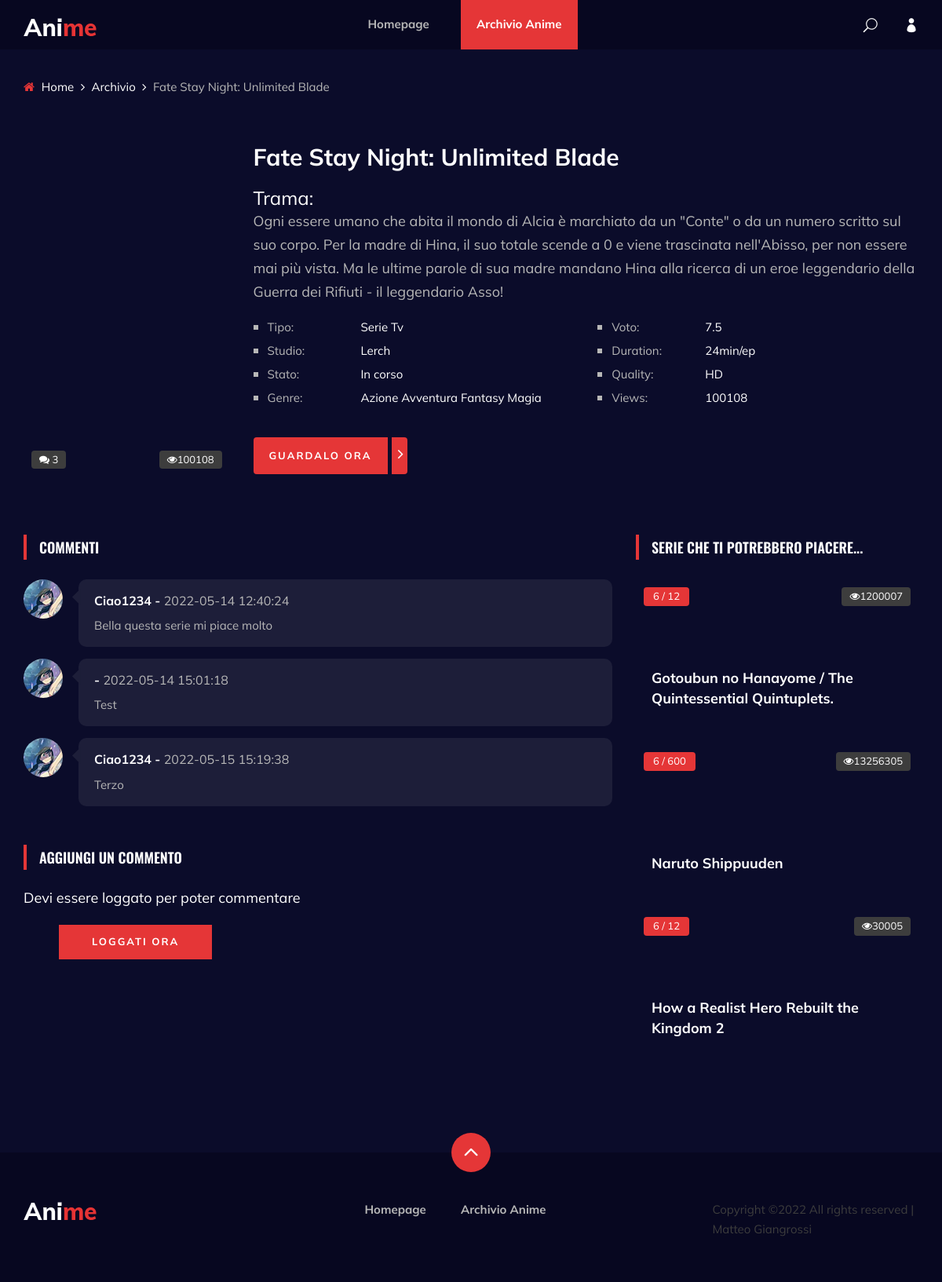
Screenshot of /anime-details.php?id=1 with the database file from the repository.
### tables this page shows
CREATE TABLE `serie` (
  `id` int(11) NOT NULL,
  `nome` varchar(100) DEFAULT NULL,
  `tipo` varchar(20) DEFAULT NULL,
  `trama` varchar(9999) DEFAULT NULL,
  `rilascio` varchar(20) DEFAULT NULL,
  `stato` varchar(20) DEFAULT NULL,
  `voto` varchar(20) DEFAULT NULL,
  `studio` varchar(100) DEFAULT NULL,
  `commenti` int(11) DEFAULT NULL,
  `durata` varchar(20) DEFAULT NULL,
  `qualità` varchar(20) DEFAULT NULL,
  `views` int(11) DEFAULT NULL,
  `immagine` varchar(400) DEFAULT NULL,
  `numEpisodi` int(11) NOT NULL
);

CREATE TABLE `img` (
  `id` int(11) NOT NULL,
  `img` varchar(30) DEFAULT NULL
);

CREATE TABLE `commento` (
  `id` int(11) NOT NULL,
  `commento` varchar(300) DEFAULT NULL,
  `nome` varchar(50) DEFAULT NULL,
  `data` datetime DEFAULT NULL,
  `fkSerie` int(11) DEFAULT NULL
);

### anime-details.php (the view, shortened to what this page needs)
<!DOCTYPE html>
<html lang="zxx">
<?php
$id= $_GET["id"];
			$mydb = new mysqli(SERVER, UTENTE, PASSWORD, DATABASE);
?>
<head>
    <link rel="stylesheet" href="css/bootstrap.min.css" type="text/css">
    <link rel="stylesheet" href="css/font-awesome.min.css" type="text/css">
    <link rel="stylesheet" href="css/elegant-icons.css" type="text/css">
    <link rel="stylesheet" href="css/plyr.css" type="text/css">
    <link rel="stylesheet" href="css/nice-select.css" type="text/css">
    <link rel="stylesheet" href="css/owl.carousel.min.css" type="text/css">
    <link rel="stylesheet" href="css/slicknav.min.css" type="text/css">
    <link rel="stylesheet" href="css/style.css" type="text/css">
</head>
<body>
    <?php
        $query2 = "UPDATE serie SET views = views +1 WHERE id =".$id;
        $views = $mydb->query($query2);
    $query1 = "SELECT * FROM serie WHERE id =".$id;
    $risultato1 = $mydb->query($query1);
    if($risultato1->num_rows > 0){
        while($qu1 = $risultato1->fetch_assoc()){
            $immagine = $qu1['immagine'];
            $nome = $qu1['nome'];
            $trama = $qu1['trama'];
            $stato = $qu1['stato'];
            $voto = $qu1['voto'];
            $durata = $qu1['durata'];
            $qualita = $qu1['qualità'];
            $tipo = $qu1['tipo'];
            $studio = $qu1['studio'];
            $views = $qu1["views"];
        }
    }
    ?>
    <header class="header">
        <div class="container">
            <div class="row">
                <div class="col-lg-2">
                    <div class="header__logo">
                    <a href="./index.php">
                            <img src="img/logo.png" alt=""></a>
                    </div>
                </div>
                <div class="col-lg-8">
                    <div class="header__nav">
                        <nav class="header__menu mobile-menu">
                            <ul>
                                <li><a href="./index.php">Homepage</a></li>
                                <li class="active"><a href="./categories.php">Archivio Anime</a>
                            </ul>
                        </nav>
                    </div>
                </div>
                <div class="col-lg-2">
                    <div class="header__right">
                    <?php
                    if(isset($_SESSION["id"])){
			        ?>
                    <span><a href="#" class="search-switch"><span class="icon_search"></span></a>
                    <a href="./login.php"><span class="icon_profile"></span></a>
                    </div>
                    <?php }else{?>
                        <a href="#" class="search-switch"><span class="icon_search"></span></a>
                        <a href="./login.php"><span class="icon_profile"></span></a>
                        <?php }?></div>
                </div>
            </div>
        </div>
    </header>
    <div class="breadcrumb-option">
        <div class="container">
            <div class="row">
                <div class="col-lg-12">
                    <div class="breadcrumb__links">
                        <a href="./index.php"><i class="fa fa-home"></i> Home</a>
                        <a href="./categories.php">Archivio</a>
                        <?php echo "<span>".$nome."</span>";?>
                    </div>
                </div>
            </div>
        </div>
    </div>
    <section class="anime-details spad">
        <div class="container">
            <div class="anime__details__content">
                <div class="row">
                    <div class="col-lg-3">
                        <?php
                      echo" <div class='anime__details__pic set-bg' data-setbg=".$immagine.">"?>
                                        <?php $query28 ="SELECT COUNT(commento.id)as id FROM commento INNER JOIN serie on serie.id = commento.fkSerie WHERE serie.id = ".$id."";
                                        $risultato28 = $mydb->query($query28);
                                        if($risultato28->num_rows > 0){
                                            while($qu28 = $risultato28->fetch_assoc()){
                                                echo "<div class='comment'><i class='fa fa-comments'></i> ".$qu28["id"]."</div>";
                                            }
                                        }?>
                            <?php echo "<div class='view'><i class='fa fa-eye'></i>".$views."</div>"; ?>
                        </div>
                    </div>
                    <div class="col-lg-9">
                        <div class="anime__details__text">
                            <div class="anime__details__title"><?php
                               echo" <h3>".$nome."</h3>" ?>
                            </div>
                            <h4><font color="white">Trama: </font></h4>
                            <?php echo "<p>".$trama."</p>"?>
                            <div class="anime__details__widget">
                                <div class="row">
                                    <div class="col-lg-6 col-md-6">
                                        <ul><?php
                                            echo "<li><span>Tipo:</span> ".$tipo."</li>
                                            <li><span>Studio:</span> ".$studio."</li>
                                            <li><span>Stato:</span> ".$stato."</li>
                                            <li><span>Genre:</span> ";
                                            $query2 = "SELECT genere.nome FROM serie INNER JOIN fkdoppio on fkdoppio.fkSerie = serie.id INNER JOIN genere on fkdoppio.fkGenere = genere.id WHERE serie.id =".$id." GROUP BY genere.id";
                                            $risultato2 = $mydb->query($query2);
                                            if($risultato2->num_rows > 0){
                                                while($qu2 = $risultato2->fetch_assoc()){
                                                    $genere = $qu2['nome'];
                                                    echo $genere." ";
                                                }
                                            }"</li>
                                        </ul>"?>
                                    </div>
                                    <div class="col-lg-6 col-md-6">
                                        <ul><?php
                                            echo "<li><span>Voto:</span> ".$voto."</li>
                                            <li><span>Duration:</span> ".$durata."</li>
                                            <li><span>Quality:</span> ".$qualita."</li>
                                            <li><span>Views:</span> ".$views."</li>
                                        </ul> "?>
                                    </div>
                                </div>
                            </div>
                            <div class="anime__details__btn">
                            <?php echo "<a href='./anime-watching.php?id=".$id."' class='watch-btn'><span>Guardalo ora</span> <i class='fa fa-angle-right'></i></a>";?>
                                </div>
                            </div>
                        </div>
                    </div>
                </div>
                <div class="row">
                    <div class="col-lg-8 col-md-8">
                        <div class="anime__details__review">
                            <div class="section-title">
                                <h5>Commenti</h5>
                            </div>
                            <?php $query8 = "SELECT commento.nome,commento.commento,commento.data,commento.fkSerie FROM serie INNER JOIN commento on commento.fkSerie = serie.id WHERE serie.id =".$id."";
                                            $risultato8 = $mydb->query($query8);
                                            if($risultato8->num_rows > 0){
                                                while($qu8 = $risultato8->fetch_assoc()){
                                                    $nomeCommento = $qu8['nome'];
                                                    $commento = $qu8['commento'];
                                                    $data = $qu8['data'];
                                                ?>
                                                <div class='anime__review__item'>
                                                    <div class='anime__review__item__pic'>
                                                    <?php $query3218 = "SELECT * FROM img ORDER BY RAND() LIMIT 0,1";
                                            $risultato3218 = $mydb->query($query3218);
                                            if($risultato3218->num_rows > 0){
                                                while($qu3218 = $risultato3218->fetch_assoc()){
                                                    echo "<img src='".$qu3218["img"]."' alt=''>";
                                                }
                                            } ?>
                                                </div>
                                                    <div class='anime__review__item__text'><?php
                                                        echo "<h6>".$nomeCommento." - <span>".$data."</span></h6>";
                                                        echo "<p>".$commento."</p>"?>
                                                   </div>
                                                </div>
                                                <?php }
                                            }?>
</div>
                        <div class="anime__details__form">
                            <div class="section-title">
                                <h5>Aggiungi un commento</h5>
                            </div>
                            <?php if(isset($_SESSION["id"])){?>
                            <?php echo "<form id='commento' name='commento' method='post' action='commento.script.php?id=".$id."'>"; ?>
                                <textarea name="commento" placeholder="Commento"></textarea>
                                <button type="submit" name="submit" value="commento"><i class="fa fa-location-arrow"></i> Invia</button>
                            </form>
                            <?php }else{
                             echo "<h5 style = color:WHITE;>Devi essere loggato per poter commentare</h5> <div class='col-lg-6'>
                             <div class='login__register'><br><a href='login.php' class='primary-btn'>Loggati ora</a></div></div>";
                            }?>
                        </div>
                    </div>
                    <div class="col-lg-4 col-md-4">
                        <div class="anime__details__sidebar">
                            <div class="section-title">
                                <h5>Serie che ti potrebbero piacere...</h5>
                            </div>
                           <?php $query26 = "SELECT * FROM serie ORDER BY RAND() LIMIT 0,3";
                                            $risultato26 = $mydb->query($query26);
                                            if($risultato26->num_rows > 0){
                                                while($qu26 = $risultato26->fetch_assoc()){?>
                                                <?php echo "<div class='product__sidebar__view__item set-bg' data-setbg=".$qu26["immagine"].">"; ?>
                                                <?php $query18 =" SELECT COUNT(episodi.fkSerie)as episodi FROM serie INNER JOIN episodi on episodi.fkSerie = serie.id WHERE serie.id = ".$qu26["id"]."";
                                        $risultato18 = $mydb->query($query18);
                                        if($risultato18->num_rows > 0){
                                            while($qu18 = $risultato18->fetch_assoc()){
                                                 $query14 =" SELECT serie.numEpisodi as numEp FROM serie WHERE id = ".$qu26["id"]."";
                                                    $risultato14 = $mydb->query($query14);
                                                        if($risultato14->num_rows > 0){
                                                            while($qu14 = $risultato14->fetch_assoc()){
                                                echo "<div class='ep'>".$qu18["episodi"]." / ".$qu14["numEp"]."</div>";
                                                            }
                                            }}
                                        }?>
                                                    <?php echo "<div class='view'><i class='fa fa-eye'></i>".$qu26["views"]."</div>"; ?>
                                                    <?php  echo "<h5><a href='anime-details.php?id=".$qu26["id"]."'>".$qu26["nome"]."</a></h5>"; ?>
                                                    </div>
                                               <?php }
                                            }?>
                        </div>
                    </div>
                </div>
            </div>
        </section>
        <footer class="footer">
            <div class="page-up">
                <a href="#" id="scrollToTopButton"><span class="arrow_carrot-up"></span></a>
            </div>
            <div class="container">
                <div class="row">
                    <div class="col-lg-3">
                        <div class="footer__logo">
                            <a href="./index.php"><img src="img/logo.png" alt=""></a>
                        </div>
                    </div>
                    <div class="col-lg-6">
                        <div class="footer__nav">
                            <ul>
                            <li class="active"><a href="./index.php">Homepage</a></li>
                                <li><a href="./categories.php">Archivio Anime</a>
                            </ul>
                        </div>
                    </div>
                    <div class="col-lg-3">
                        <p>
                        Copyright &copy;<script>document.write(new Date().getFullYear());</script> All rights reserved | Matteo Giangrossi
                          </p>
                      </div>
                  </div>
              </div>
          </footer>
    </body>
    </html>

### rows the page displays
serie: nome "Fate Stay Night: Unlimited Blade", views "100108", trama "Ogni essere umano che abita il mondo di Alcia è marchiato da un \"Conte\" o da un numero scritto sul suo corpo. Per la madre di Hina, il suo totale scende a 0 e viene trascinata nell'Abisso, per non essere mai più vista. Ma le ultime parole di sua madre mandano Hina alla ricerca di un eroe leggendario della Guerra dei Rifiuti - il leggendario Asso!", tipo "Serie Tv", studio "Lerch", stato "In corso", voto "7.5", durata "24min/ep", qualità "HD"
commento: nome "Ciao1234", data "2022-05-14 12:40:24", commento "Bella questa serie mi piace molto"
img: img (picture)
commento: data "2022-05-14 15:01:18", commento "Test"
commento: nome "Ciao1234", data "2022-05-15 15:19:38", commento "Terzo"
serie: episodi "6", numEpisodi "12", views "1200007", nome "Gotoubun no Hanayome / The Quintessential Quintuplets."
serie: episodi "6", numEpisodi "600", views "13256305", nome "Naruto Shippuuden"
serie: episodi "6", numEpisodi "12", views "30005", nome "How a Realist Hero Rebuilt the Kingdom 2"

### other values shown
$qu28["id"] "3"
$genere "Azione"
$genere "Avventura"
$genere "Fantasy"
$genere "Magia"
